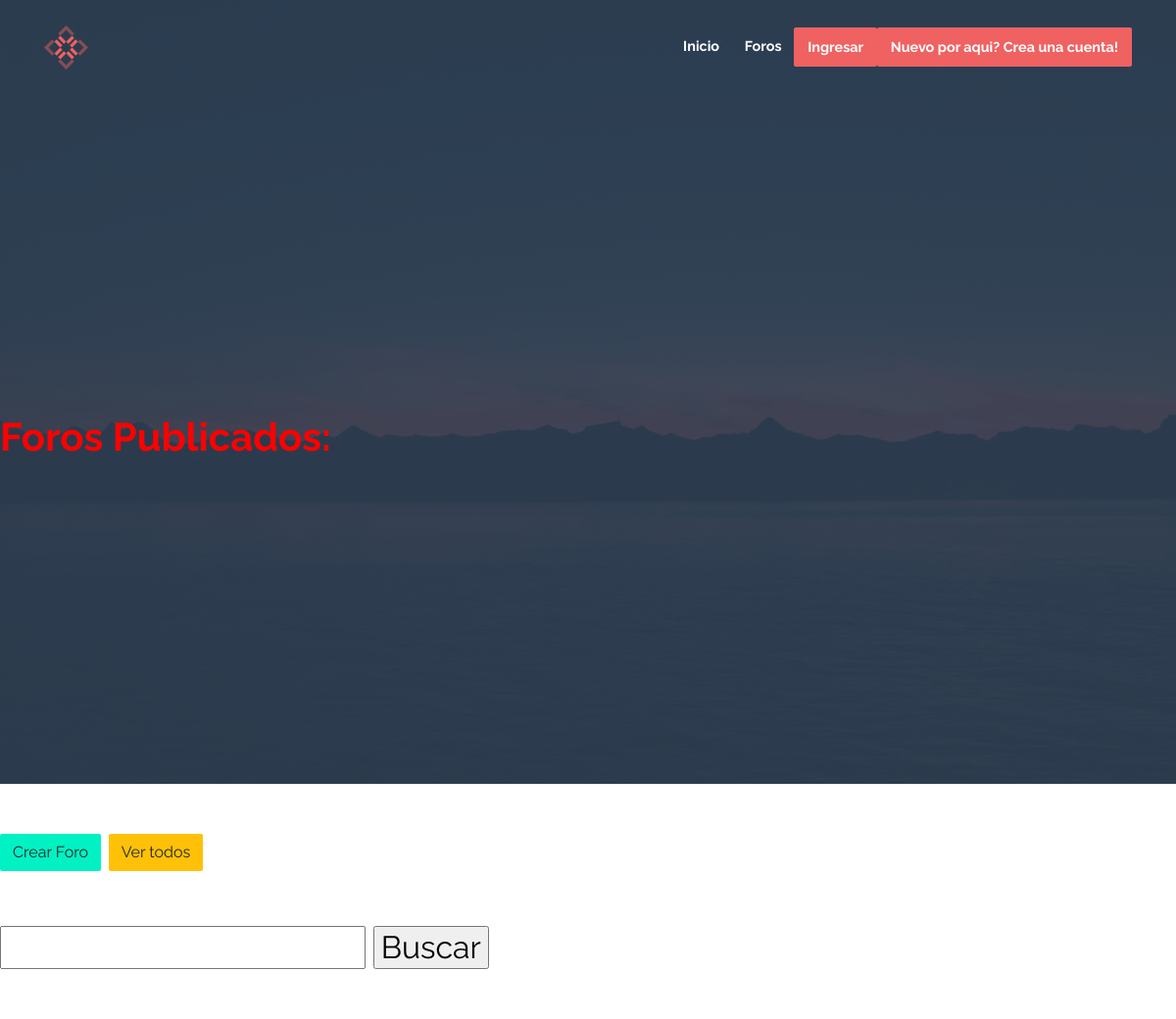
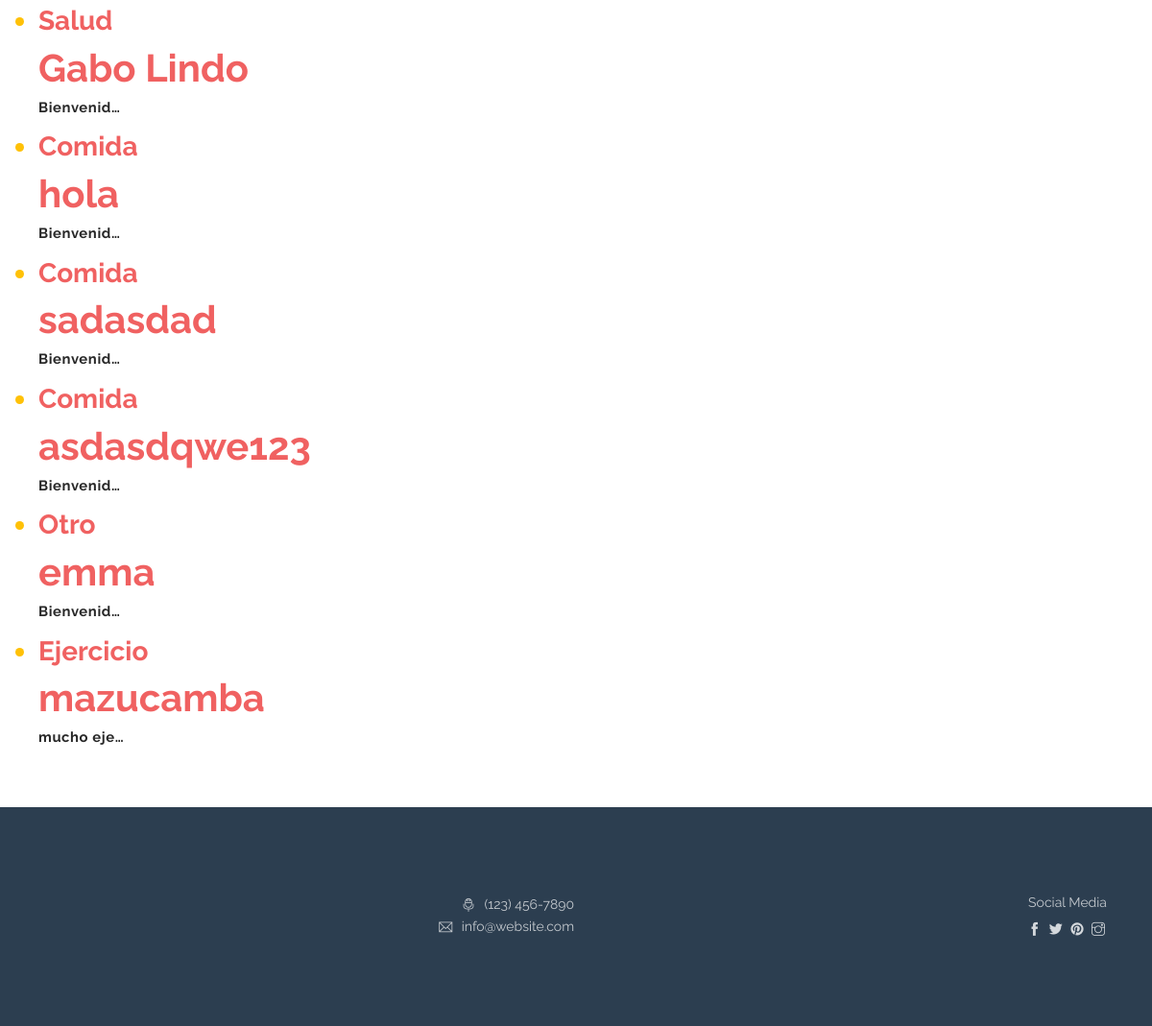
Screenshot of /pages/foros/ with the database file from the repository (2 pictures, top to bottom).
### control_foro/models.py (models this page shows, shortened)
class CrearForo(models.Model):
    temas_foros = (("Comida", "Comida"),
                    ("Salud", "Salud"),
                    ("Ejercio", "Ejercicio"),
                    ("Otro", "Otro"))
    nombre = models.CharField(max_length=64, blank=False, verbose_name="Nombre del Foro")
    tema = models.CharField(max_length=7, choices=temas_foros)
    contenido = models.CharField(max_length=1500, blank=False, verbose_name="Contenido del Foro", default='Bienvenido a este foro!')

### control_foro/views.py (the view)
# urls.py: path('foros/', listar_foros , name="lista_foro"),
def listar_foros(request):
    foros=CrearForo.objects.all()
    contexto = {
        "foros": foros,
    }
    http_response = render(
        request=request,
        template_name='control_foro/foros.html',
        context=contexto,
    )
    return http_response

### control_foro/templates/control_foro/foros.html (shortened to what this page needs)
{% extends "base.html" %}
{% load static %}
{% block contenido %}
<header id="foro" class="header">
  <div class="overlay"></div>
  <div id="header-carousel" class="carousel slide carousel-fade" data-ride="carousel">
    <h1 style="color:#FF0000;">
      Foros Publicados:
  </h1>
  </header>
<br><br>
<h2 class="text-success">
  <a class="btn btn-success" href="{% url 'para_crear_foro' %}">Crear Foro</a>
  <a class="btn btn-warning" href="{% url 'lista_foro' %}">Ver todos</a>
</h2>
<br><br>
<h2 class="text-success">
<form action="{% url 'para_buscar_foro' %}" method="post">
  <input type="text" name="busqueda">
  <input type="submit" value="Buscar">
</form>
</h2>
<br><br>
        <h3 class="text-warning">
        <ul>
          {% if foros %}
            {% for foro in foros %}
              <li>
                <a href="#">
                <h3>{{ foro.tema }}</h3>
                <h1>{{ foro.nombre }}</h1>
                <p>{{ foro.contenido|truncatechars:10 }}</p>
                </a>
              </li>
            {% endfor %}
          {% else %}
            <p>No hay publicaciones</p>
          {% endif %}
        </ul>
        </h3>
    <br><br>
{% endblock contenido %}

### templates_base/base.html (shortened to what this page needs)
{% load static %}
<!DOCTYPE html>
<html lang="en">
<head>
    <link rel="stylesheet" href="{% static 'assets/vendors/themify-icons/css/themify-icons.css' %}">
    <link rel="stylesheet" href="{% static 'assets/vendors/owl-carousel/css/owl.carousel.css' %}">
    <link rel="stylesheet" href="{% static 'assets/vendors/owl-carousel/css/owl.theme.default.css' %}">
	<link href="{% static 'css/ollie.css' %}" rel="stylesheet">
</head>
<body data-spy="scroll" data-target=".navbar" data-offset="40" id="home">
    <nav id="scrollspy" class="navbar navbar-light bg-light navbar-expand-lg fixed-top" data-spy="affix" data-offset-top="20">
        <div class="container">
            <a class="navbar-brand" href="#"><img src="{% static 'assets/imgs/brand.svg' %}" alt="" class="brand-img"></a>
            <div class="collapse navbar-collapse" id="navbarSupportedContent">
                <ul class="navbar-nav ml-auto">
                    <li class="nav-item">
                        <a class="nav-link" href="{% url 'home' %}">Inicio</a>
                    </li>
                    <li class="nav-item">
                        <a class="nav-link" href="{% url 'lista_foro' %}">Foros</a>
                    </li>
                    {% if user.is_authenticated %}
                    <li class="nav-item">
                        <a class="btn btn-warning" href="{% url 'informacion_usuario' %}">Mi Perfil</a>
                    </li>
                    <li class="nav-item">
                    <a class="btn btn-warning" href="{% url 'logout' %}">Cierre sesión</a>
                    </li>
                    {% else %}
                    <li class="nav-item">
                            <a class="nav-link btn btn-primary" href="{% url 'login' %}">Ingresar</a>
                    </li>
                    <li class="nav-item">
                            <a class="nav-link btn btn-primary" href="{% url 'registro' %}">Nuevo por aqui? Crea una cuenta!</a>
                    </li>
                    {% endif %}
                </ul>
            </div>
        </div>
    </nav>
    {% block contenido %}
    {% endblock contenido %}
    <section class="section bg-overlay">
        <div class="infos container mb-4 mb-md-2">
            <div class="socials text-right">
                <div class="row justify-content-between">
                    <div class="col">
                        <a class="d-block subtitle"><i class="ti-microphone pr-2"></i> (123) 456-7890</a>
                        <a class="d-block subtitle"><i class="ti-email pr-2"></i> info@website.com</a>
                    </div>
                    <div class="col">
                        <h6 class="subtitle font-weight-normal mb-2">Social Media</h6>
                        <div class="social-links">
                            <a href="https://www.facebool.com" class="link pr-1"><i class="ti-facebook"></i></a>
                            <a href="https://www.x.com" class="link pr-1"><i class="ti-twitter-alt"></i></a>
                            <a href="https://www.pinterest.com" class="link pr-1"><i class="ti-pinterest-alt"></i></a>
                            <a href="https://www.instagram.com" class="link pr-1"><i class="ti-instagram"></i></a>
                        </div>
                    </div>
                </div>
            </div>
        </div>
    </section>
</body>
</html>

### rows the page displays
CrearForo: tema "Salud", nombre "Gabo Lindo", contenido "Bienvenid…"
CrearForo: tema "Comida", nombre "hola", contenido "Bienvenid…"
CrearForo: tema "Comida", nombre "sadasdad", contenido "Bienvenid…"
CrearForo: tema "Comida", nombre "asdasdqwe123", contenido "Bienvenid…"
CrearForo: tema "Otro", nombre "emma", contenido "Bienvenid…"
CrearForo: tema "Ejercicio", nombre "mazucamba", contenido "mucho eje…"
